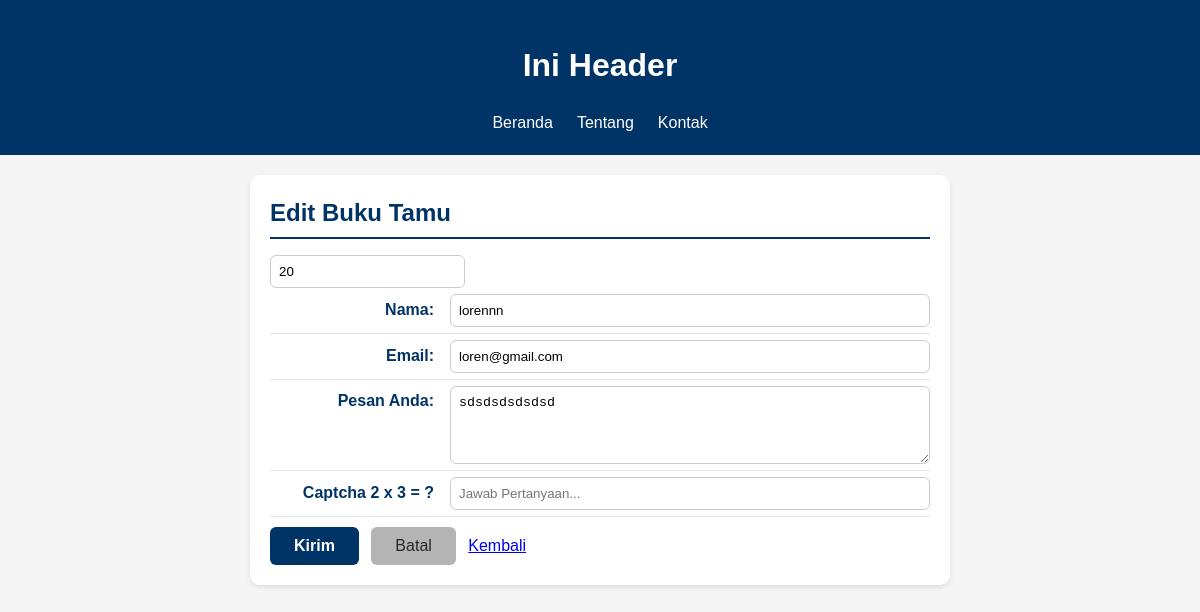
Page /edit.php?cid=20 on the committed database.
### tables this page shows
CREATE TABLE `tbl_tamu` (
  `cid` int NOT NULL,
  `cnama` varchar(100) DEFAULT NULL,
  `cemail` varchar(100) DEFAULT NULL,
  `cpesan` text,
  `dcreated_at` datetime NOT NULL DEFAULT CURRENT_TIMESTAMP
);

### edit.php (the view, shortened to what this page needs)
<?php
  require 'koneksi.php';
  $cid = filter_input(INPUT_GET, 'cid', FILTER_VALIDATE_INT, [
    'options' => ['min_range' => 1]
  ]);
  $stmt = mysqli_prepare($conn, "SELECT cid, cnama, cemail, cpesan
                                    FROM tbl_tamu WHERE cid = ? LIMIT 1");
  mysqli_stmt_bind_param($stmt, "i", $cid);
  mysqli_stmt_execute($stmt);
  $res = mysqli_stmt_get_result($stmt);
  $row = mysqli_fetch_assoc($res);
  $nama  = $row['cnama'] ?? '';
  $email = $row['cemail'] ?? '';
  $pesan = $row['cpesan'] ?? '';
?>
<!DOCTYPE html>
<html lang="id">
  <head>
    <link rel="stylesheet" href="style.css">
  </head>
  <body>
    <header>
      <h1>Ini Header</h1>
      <nav>
        <ul>
          <li><a href="#home">Beranda</a></li>
          <li><a href="#about">Tentang</a></li>
          <li><a href="#contact">Kontak</a></li>
        </ul>
      </nav>
    </header>
    <main>
      <section id="contact">
        <h2>Edit Buku Tamu</h2>
        <form action="proses_update.php" method="POST">
          <input type="text" name="cid" value="<?= (int)$cid; ?>">
          <label for="txtNama"><span>Nama:</span>
            <input type="text" id="txtNama" name="txtNamaEd"
              placeholder="Masukkan nama" required autocomplete="name"
              value="<?= !empty($nama) ? $nama : '' ?>">
          </label>
          <label for="txtEmail"><span>Email:</span>
            <input type="email" id="txtEmail" name="txtEmailEd"
              placeholder="Masukkan email" required autocomplete="email"
              value="<?= !empty($email) ? $email : '' ?>">
          </label>
          <label for="txtPesan"><span>Pesan Anda:</span>
            <textarea id="txtPesan" name="txtPesanEd" rows="4"
              placeholder="Tulis pesan anda..."
              required><?= !empty($pesan) ? $pesan : '' ?></textarea>
          </label>
          <label for="txtCaptcha"><span>Captcha 2 x 3 = ?</span>
            <input type="number" id="txtCaptcha" name="txtCaptcha"
              placeholder="Jawab Pertanyaan..." required>
          </label>
          <button type="submit">Kirim</button>
          <button type="reset">Batal</button>
          <a href="read.php" class="reset">Kembali</a>
        </form>
      </section>
    </main>
  </body>
</html>

### style.css (style rules this page uses)
* { box-sizing: border-box; }
body { margin: 0; font-family: Arial, sans-serif; background: #f5f5f5; color: #333; line-height: 1.5; }
header { background: #003366; color: #fff; padding: 20px; text-align: center; }
header ul { display: flex; justify-content: center; list-style: none; padding: 0; margin: 10px 0 0; }
header li a { color: #fff; text-decoration: none; padding: 6px 12px; }
#home, #about, #contact, #biodata { background-color: #ffffff; border-radius: 10px; padding: 20px; max-width: 700px; margin: 20px auto; box-shadow: 0 2px 5px rgba(0, 0, 0, 0.1); }
#home h2, #about h2, #contact h2, #biodata h2 { color: #003366; border-bottom: 2px solid #003366; padding-bottom: 6px; margin-top: 0; margin-bottom: 16px; }
#about p, #contact p, #contact label, #biodata label { display: flex; justify-content: flex-start; align-items: baseline; margin: 0; padding: 6px 0; border-bottom: 1px solid #e6e6e6; }
#about strong, #contact strong, #contact label>span, #biodata label>span { min-width: 180px; color: #003366; font-weight: 600; text-align: right; padding-right: 16px; flex-shrink: 0; }
#contact input, #contact textarea, #biodata input { flex: 1; border: 1px solid #ccc; border-radius: 6px; padding: 8px; color: #000; font-weight: normal; margin: 0; box-sizing: border-box; }
#contact button, #biodata button { margin-top: 10px; display: inline-block; padding: 10px 24px; font-size: 16px; border-radius: 6px; cursor: pointer; border: none; transition: all 0.3s ease; margin-right: 8px; }
#contact button[type="submit"], #biodata button[type="submit"] { background-color: #003366; color: #fff; font-weight: 600; }
#contact button[type="reset"], #biodata button[type="reset"] { background-color: #b4b4b4; color: #272727; font-weight: 500; }

### rows in the picture
tbl_tamu: txtNamaEd "lorennn", txtEmailEd "loren@gmail.com", txtPesanEd "sdsdsdsdsdsd"
